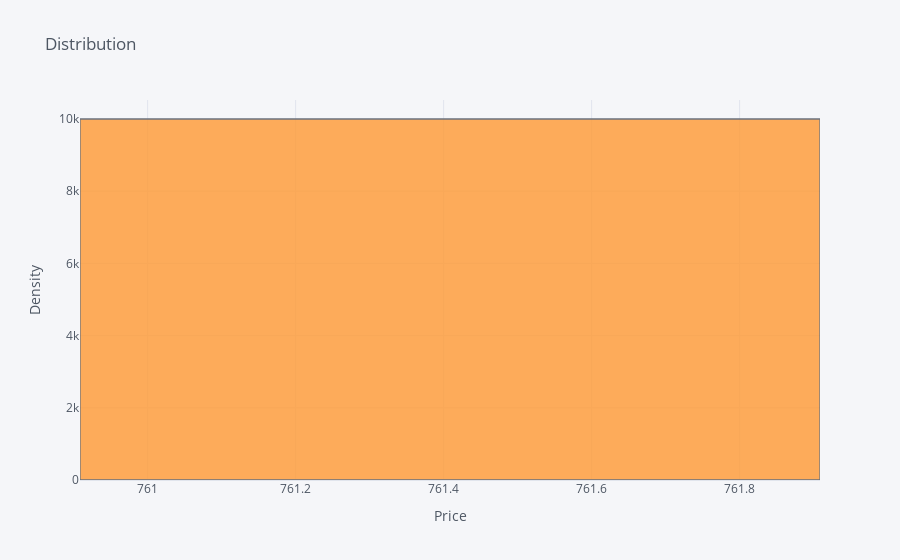

Notebook cell for this chart:
### Code cell
S.iloc[:100000, -1].iplot(kind="histogram", title="Distribution", xTitle="Price", yTitle="Density")

### Figure 1 — Plotly figure (JSON) as saved in the notebook; plotly's stock layout.template omitted (floating-point values rounded to 4 significant figures; data arrays with more than 128 entries replaced by an {"elided": "..."} marker saying what was removed)
{"data": [{"histfunc": "count", "histnorm": "", "marker": {"color": "rgba(255, 153, 51, 1.0)", "line": {"color": "#4D5663", "width": 1.3}}, "name": "100", "opacity": 0.8, "orientation": "v", "type": "histogram", "x": {"elided": "10000 float values"}, "xbins": {"end": 761.9, "size": 1, "start": 760.9}}], "layout": {"autosize": true, "barmode": "overlay", "legend": {"bgcolor": "#F5F6F9", "font": {"color": "#4D5663"}}, "paper_bgcolor": "#F5F6F9", "plot_bgcolor": "#F5F6F9", "title": {"font": {"color": "#4D5663"}, "text": "Distribution"}, "xaxis": {"autorange": true, "gridcolor": "#E1E5ED", "range": [760.9, 761.9], "showgrid": true, "tickfont": {"color": "#4D5663"}, "title": {"font": {"color": "#4D5663"}, "text": "Price"}, "type": "linear", "zerolinecolor": "#E1E5ED"}, "yaxis": {"autorange": true, "gridcolor": "#E1E5ED", "range": [0, 10530.0], "showgrid": true, "tickfont": {"color": "#4D5663"}, "title": {"font": {"color": "#4D5663"}, "text": "Density"}, "zerolinecolor": "#E1E5ED"}}}
